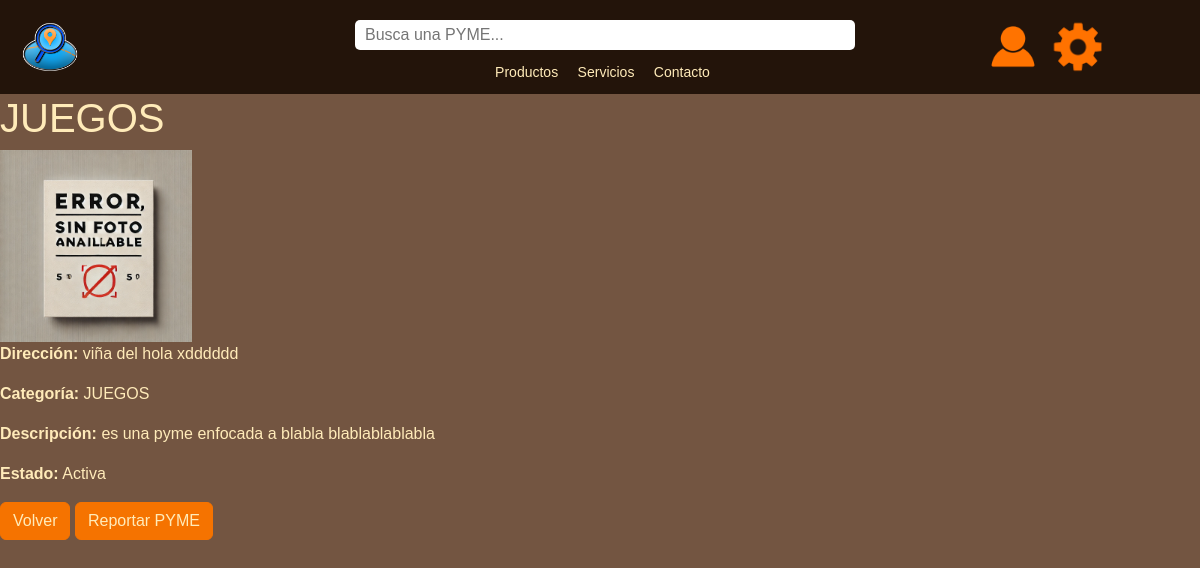
/pyme/6/ (signed in), run on the app's committed database.
### main/models.py (models this page shows, shortened)
class PYME(models.Model):
    id_PYME = models.AutoField(primary_key=True)  # autoincrementable
    nombre = models.CharField(max_length=20)  # obligatoria
    direccion = models.CharField(max_length=50, blank=True, null=True)
    categoria = models.ForeignKey('CATEGORIA', on_delete=models.SET_NULL, null=True)  # Clave foránea a CATEGORIA
    descripcion = models.CharField(max_length=500)  # obligatoria
    estado = models.BooleanField(default=True)
    user = models.ForeignKey(User, on_delete=models.CASCADE)  # clave foránea conectada con User
    imagen = models.ImageField(upload_to='pymes/', blank=True, null=True)  # Campo para la imagen

class CATEGORIA(models.Model):
    id_categoria = models.AutoField(primary_key=True)
    nombre = models.CharField(max_length=20)
    def __str__(self):
        return self.nombre

### main/views.py (the view)
# urls.py: path('pyme/<int:id_PYME>/', views.pyme, name='pyme'),
def pyme(request, id_PYME):
    pyme = get_object_or_404(PYME, id_PYME=id_PYME)
    context = {
        'pyme': pyme,
    }
    return render(request, 'main/pyme.html', context)

### main/templates/main/pyme.html
{% extends "main/base.html" %}
{% load static %}
{% block content %}
<div class="pyme-details">
    <h1>{{ pyme.nombre }}</h1>
    {% if pyme.imagen %}
        <img src="{{ pyme.imagen.url }}" alt="Imagen de {{ pyme.nombre }}" style="max-width: 100%; height: auto;">
    {% else %}
        <img src="{% static 'main/img/error.jpg' %}" alt="Imagen no disponible" style="height: 12rem; object-fit: cover;" />
    {% endif %}
    <p><strong>Dirección:</strong> {{ pyme.direccion }}</p>
    <p><strong>Categoría:</strong> {{ pyme.categoria }}</p>
    <p><strong>Descripción:</strong> {{ pyme.descripcion }}</p>
    <p><strong>Estado:</strong> {{ pyme.estado|yesno:"Activa,Inactiva" }}</p>
    <a href="{% url 'index' %}" class="btn btn-primary">Volver</a>
    <a href="{% url 'report_pyme' pyme.id_PYME %}" class="btn btn-danger">Reportar PYME</a>
</div>
{% endblock %}

### main/static/main/css/style.css (style rules this page uses)
* { margin: 0; padding: 0; box-sizing: border-box; }
:root { --nav-color:rgb(35, 20, 10); --bg-color:rgb(115, 85, 65); --text-a-color:rgb(255, 235, 185); --text-b-color: rgb(115, 85, 65); --button-color: rgb(245, 115, 0); --button-hover-color: rgb(255, 235, 185); }
body { font-family: Arial, sans-serif; background-color: var(--bg-color); color: var(--text-a-color); margin: 0; padding: 0; }
.btn { background-color: var(--button-color); color: rgb(255, 235, 185); border: 1px solid var(--button-color); }

### data on the page
PYME: nombre "JUEGOS", direccion "viña del hola xdddddd", categoria "JUEGOS", descripcion "es una pyme enfocada a blabla blablablablabla", estado "Activa"
